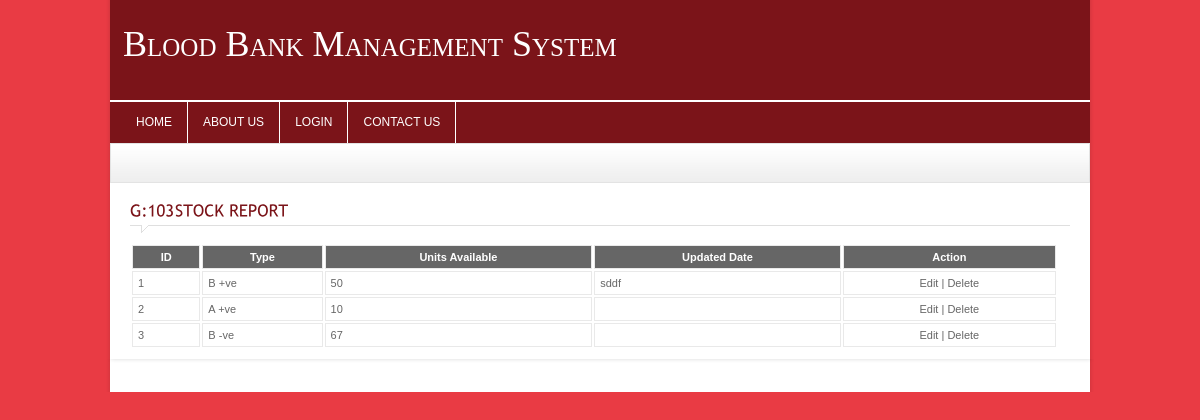
Page /blood_bank_system/stock-report.php on the committed database.
### tables this page shows
CREATE TABLE `stock` (
  `stock_id` int(11) NOT NULL,
  `stock_blood_id` varchar(255) NOT NULL,
  `stock_date` varchar(255) NOT NULL,
  `stock_number` varchar(255) NOT NULL,
  `stock_description` text NOT NULL
);

CREATE TABLE `type` (
  `type_id` int(11) NOT NULL,
  `type_title` varchar(255) NOT NULL,
  `type_description` varchar(255) NOT NULL
);

### blood_bank_system/stock-report.php (the view, shortened to what this page needs)
<?php
	include_once("includes/header.php");
	$SQL="SELECT * FROM `stock`, `type` WHERE stock_blood_id = type_id";
	$rs=mysql_query($SQL) or die(mysql_error());
?>
	<div class="crumb">
    </div>
	<div id="content_sec">
		<div class="col1" style="width:100%">
		<div class="contact">
			<h4 class="heading colr">Stock Report</h4>
			<form name="frm_stock" action="lib/stock.php" method="post">
				<div class="static">
					<table style="width:100%">
					  <tbody>
					  <tr class="tablehead bold">
					    <td scope="col">ID</td>
						<td scope="col">Type</td>
						<td scope="col">Units Available</td>
						<td scope="col">Updated Date</td>
						<td scope="col">Action</td>
					  </tr>
					<?php
					while($data = mysql_fetch_assoc($rs))
					{
					?>
					  <tr>
						<td><?=$data[stock_id]?></td>
						<td><?=$data[type_title]?></td>
						<td><?=$data[stock_number]?></td>
						<td><?=$data[stock_date]?></td>
						<td style="text-align:center">
							<a href="stock.php?stock_id=<?php echo $data[stock_id] ?>">Edit</a> | <a href="Javascript:delete_stock(<?=$data[stock_id]?>)">Delete</a> </td>
					  </tr>
					<?php } ?>
					</tbody>
					</table>
				</div>
			</form>
		</div>
		</div>
	</div>
<?php include_once("includes/footer.php"); ?>

### blood_bank_system/css/style.css (style rules this page uses)
* { padding:0px; margin:0px; }
body { background-color:#e93b44; font-family:Arial, Helvetica, sans-serif; font-size:11px; color:#666666; float:left; width:100%; }
a { text-decoration:none; outline:none; color:#666666; }
.bold { font-weight:bold; }
.colr { color:#7b1419 !important; }
h4 { font-size:16px; font-weight:normal; }
.heading { padding:10px 0px 14px 0px !important; width:100% !important; margin-bottom:10px !important; text-transform:uppercase; background-image:url(../images/heading.gif); background-repeat:no-repeat; background-position:left bottom; }
#content_sec { width:940px; padding:10px 20px; margin-left:10px; background-color:#FFF; float:left; }
.col1 { width:675px; float:left; }
.crumb { width:958px; height:30px; padding:8px 10px 0px 10px; background-image:url(../images/crumb.gif); background-repeat:repeat-x; margin-left:10px; border:#e3e3e3 solid 1px; }
.static { float:left; width:928px; }
.static table { float:left; width:453px; }
.static tr.tablehead { background-color:#666666; color:#FFF; padding:10px; text-align:center; }
.static tr td { padding:5px; border:#e9e9e9 solid 1px; }

### blood_bank_system/css/slider.css (style rules this page uses)
* { margin: 0; padding: 0; }

### rows in the picture
stock: stock_id "1", type.type_title "B +ve", stock_number "50", stock_date "sddf"
stock: stock_id "2", type.type_title "A +ve", stock_number "10"
stock: stock_id "3", type.type_title "B -ve", stock_number "67"
